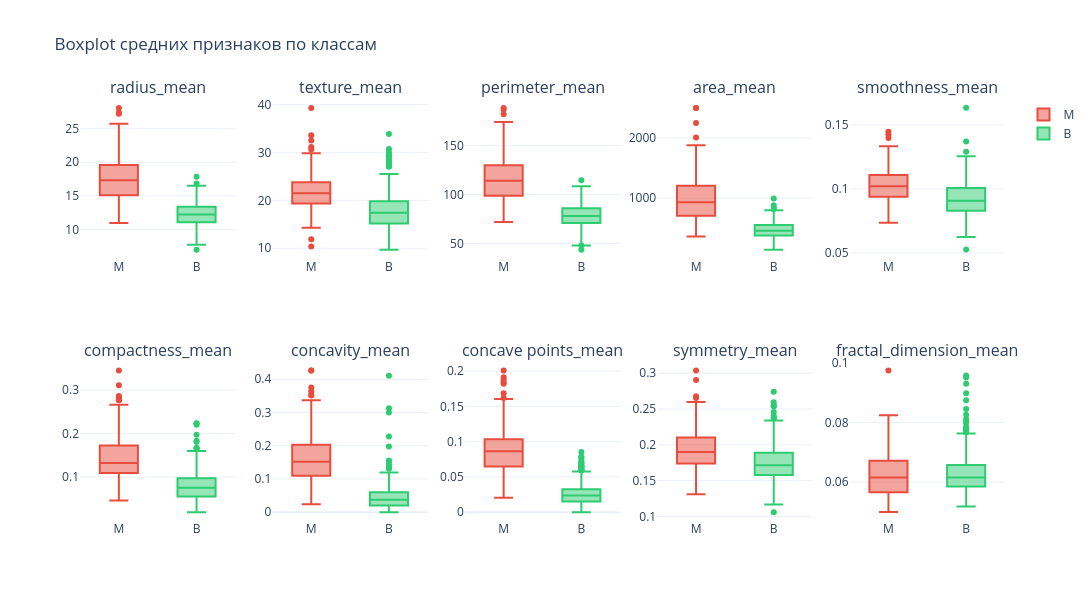

Notebook code cell kept with this figure:
### Markdown cell above
Что показывает: медиану, разброс и выбросы признаков для B и M. Что даёт: помогает сравнить типичные значения классов и найти хорошо разделяющие признаки.

### Code cell
fig = make_subplots(rows=2, cols=5, subplot_titles=mean_cols)
for i, col in enumerate(mean_cols):
    row, col_idx = i // 5 + 1, i % 5 + 1
    for label, color in [('M', '#e74c3c'), ('B', '#2ecc71')]:
        subset = df[df['diagnosis'] == label]
        fig.add_trace(go.Box(
            y=subset[col], name=label, marker_color=color,
            showlegend=(i == 0)
        ), row=row, col=col_idx)

fig.update_layout(
    title_text='Boxplot средних признаков по классам',
    template='plotly_white', height=600, width=1200
)
fig.show()

### Figure 1 — Plotly figure (JSON) as saved in the notebook; plotly's stock layout.template omitted (floating-point values rounded to 4 significant figures; data arrays with more than 128 entries replaced by an {"elided": "..."} marker saying what was removed)
{"data": [{"marker": {"color": "#e74c3c"}, "name": "M", "showlegend": true, "type": "box", "xaxis": "x", "y": {"elided": "212 float values"}, "yaxis": "y"}, {"marker": {"color": "#2ecc71"}, "name": "B", "showlegend": true, "type": "box", "xaxis": "x", "y": {"elided": "357 float values"}, "yaxis": "y"}, {"marker": {"color": "#e74c3c"}, "name": "M", "showlegend": false, "type": "box", "xaxis": "x2", "y": {"elided": "212 float values"}, "yaxis": "y2"}, {"marker": {"color": "#2ecc71"}, "name": "B", "showlegend": false, "type": "box", "xaxis": "x2", "y": {"elided": "357 float values"}, "yaxis": "y2"}, {"marker": {"color": "#e74c3c"}, "name": "M", "showlegend": false, "type": "box", "xaxis": "x3", "y": {"elided": "212 float values"}, "yaxis": "y3"}, {"marker": {"color": "#2ecc71"}, "name": "B", "showlegend": false, "type": "box", "xaxis": "x3", "y": {"elided": "357 float values"}, "yaxis": "y3"}, {"marker": {"color": "#e74c3c"}, "name": "M", "showlegend": false, "type": "box", "xaxis": "x4", "y": {"elided": "212 float values"}, "yaxis": "y4"}, {"marker": {"color": "#2ecc71"}, "name": "B", "showlegend": false, "type": "box", "xaxis": "x4", "y": {"elided": "357 float values"}, "yaxis": "y4"}, {"marker": {"color": "#e74c3c"}, "name": "M", "showlegend": false, "type": "box", "xaxis": "x5", "y": {"elided": "212 float values"}, "yaxis": "y5"}, {"marker": {"color": "#2ecc71"}, "name": "B", "showlegend": false, "type": "box", "xaxis": "x5", "y": {"elided": "357 float values"}, "yaxis": "y5"}, {"marker": {"color": "#e74c3c"}, "name": "M", "showlegend": false, "type": "box", "xaxis": "x6", "y": {"elided": "212 float values"}, "yaxis": "y6"}, {"marker": {"color": "#2ecc71"}, "name": "B", "showlegend": false, "type": "box", "xaxis": "x6", "y": {"elided": "357 float values"}, "yaxis": "y6"}, {"marker": {"color": "#e74c3c"}, "name": "M", "showlegend": false, "type": "box", "xaxis": "x7", "y": {"elided": "212 float values"}, "yaxis": "y7"}, {"marker": {"color": "#2ecc71"}, "name": "B", "showlegend": false, "type": "box", "xaxis": "x7", "y": {"elided": "357 float values"}, "yaxis": "y7"}, {"marker": {"color": "#e74c3c"}, "name": "M", "showlegend": false, "type": "box", "xaxis": "x8", "y": {"elided": "212 float values"}, "yaxis": "y8"}, {"marker": {"color": "#2ecc71"}, "name": "B", "showlegend": false, "type": "box", "xaxis": "x8", "y": {"elided": "357 float values"}, "yaxis": "y8"}, {"marker": {"color": "#e74c3c"}, "name": "M", "showlegend": false, "type": "box", "xaxis": "x9", "y": {"elided": "212 float values"}, "yaxis": "y9"}, {"marker": {"color": "#2ecc71"}, "name": "B", "showlegend": false, "type": "box", "xaxis": "x9", "y": {"elided": "357 float values"}, "yaxis": "y9"}, {"marker": {"color": "#e74c3c"}, "name": "M", "showlegend": false, "type": "box", "xaxis": "x10", "y": {"elided": "212 float values"}, "yaxis": "y10"}, {"marker": {"color": "#2ecc71"}, "name": "B", "showlegend": false, "type": "box", "xaxis": "x10", "y": {"elided": "357 float values"}, "yaxis": "y10"}], "layout": {"annotations": [{"font": {"size": 16}, "showarrow": false, "text": "radius_mean", "x": 0.084, "xanchor": "center", "xref": "paper", "y": 1, "yanchor": "bottom", "yref": "paper"}, {"font": {"size": 16}, "showarrow": false, "text": "texture_mean", "x": 0.292, "xanchor": "center", "xref": "paper", "y": 1, "yanchor": "bottom", "yref": "paper"}, {"font": {"size": 16}, "showarrow": false, "text": "perimeter_mean", "x": 0.5, "xanchor": "center", "xref": "paper", "y": 1, "yanchor": "bottom", "yref": "paper"}, {"font": {"size": 16}, "showarrow": false, "text": "area_mean", "x": 0.708, "xanchor": "center", "xref": "paper", "y": 1, "yanchor": "bottom", "yref": "paper"}, {"font": {"size": 16}, "showarrow": false, "text": "smoothness_mean", "x": 0.916, "xanchor": "center", "xref": "paper", "y": 1, "yanchor": "bottom", "yref": "paper"}, {"font": {"size": 16}, "showarrow": false, "text": "compactness_mean", "x": 0.084, "xanchor": "center", "xref": "paper", "y": 0.375, "yanchor": "bottom", "yref": "paper"}, {"font": {"size": 16}, "showarrow": false, "text": "concavity_mean", "x": 0.292, "xanchor": "center", "xref": "paper", "y": 0.375, "yanchor": "bottom", "yref": "paper"}, {"font": {"size": 16}, "showarrow": false, "text": "concave points_mean", "x": 0.5, "xanchor": "center", "xref": "paper", "y": 0.375, "yanchor": "bottom", "yref": "paper"}, {"font": {"size": 16}, "showarrow": false, "text": "symmetry_mean", "x": 0.708, "xanchor": "center", "xref": "paper", "y": 0.375, "yanchor": "bottom", "yref": "paper"}, {"font": {"size": 16}, "showarrow": false, "text": "fractal_dimension_mean", "x": 0.916, "xanchor": "center", "xref": "paper", "y": 0.375, "yanchor": "bottom", "yref": "paper"}], "height": 600, "title": {"text": "Boxplot средних признаков по классам"}, "width": 1200, "xaxis": {"anchor": "y", "domain": [0, 0.168]}, "xaxis10": {"anchor": "y10", "domain": [0.832, 1]}, "xaxis2": {"anchor": "y2", "domain": [0.208, 0.376]}, "xaxis3": {"anchor": "y3", "domain": [0.416, 0.584]}, "xaxis4": {"anchor": "y4", "domain": [0.624, 0.792]}, "xaxis5": {"anchor": "y5", "domain": [0.832, 1]}, "xaxis6": {"anchor": "y6", "domain": [0, 0.168]}, "xaxis7": {"anchor": "y7", "domain": [0.208, 0.376]}, "xaxis8": {"anchor": "y8", "domain": [0.416, 0.584]}, "xaxis9": {"anchor": "y9", "domain": [0.624, 0.792]}, "yaxis": {"anchor": "x", "domain": [0.625, 1]}, "yaxis10": {"anchor": "x10", "domain": [0, 0.375]}, "yaxis2": {"anchor": "x2", "domain": [0.625, 1]}, "yaxis3": {"anchor": "x3", "domain": [0.625, 1]}, "yaxis4": {"anchor": "x4", "domain": [0.625, 1]}, "yaxis5": {"anchor": "x5", "domain": [0.625, 1]}, "yaxis6": {"anchor": "x6", "domain": [0, 0.375]}, "yaxis7": {"anchor": "x7", "domain": [0, 0.375]}, "yaxis8": {"anchor": "x8", "domain": [0, 0.375]}, "yaxis9": {"anchor": "x9", "domain": [0, 0.375]}}}
